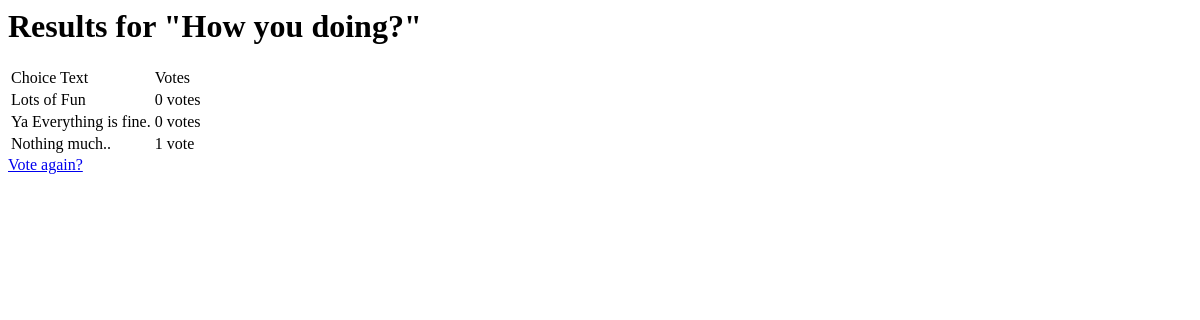
The page /polls/2/results/ (signed in) on the database as committed earlier.
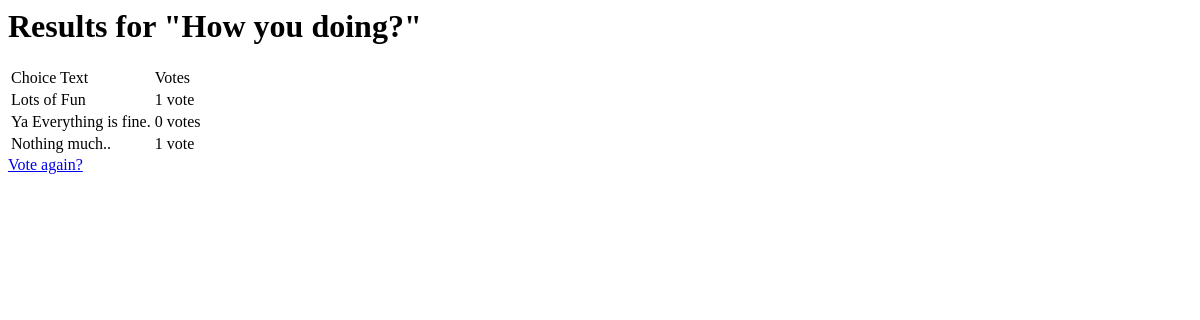
The same page on the database as committed later.
### poll/models.py (models this page shows, shortened)
class Choice(models.Model):
    question = models.ForeignKey(Question)
    choice_text = models.CharField(max_length=200)
    votes = models.IntegerField(default=0)

### poll/views.py (the view)
# urls.py: url(r'^(?P<question_id>\d+)/results/$', views.results, name='results'),
@login_required
def results(request, question_id):
    question = get_object_or_404(Question, pk=question_id, pub_date__lte=timezone.now())
    return render(request, 'poll/results.html', {'question': question,})

### poll/templates/poll/results.html
<h1>Results for "{{ question.question_text }}"</h1>
<table>
<tr> <td>Choice Text</td> <td>Votes</td> </tr>
{% for choice in question.choice_set.all %}
    <tr> <td>{{ choice.choice_text }} </td> <td> {{ choice.votes }} vote{{ choice.votes|pluralize }} </td> </tr>
{% endfor %}
</table>
<a href="{% url 'poll:detail' question.id %}">Vote again?</a>

Rows that differ between the two databases and show on the page:
changed Choice "Lots of Fun": votes "0" → "1"
